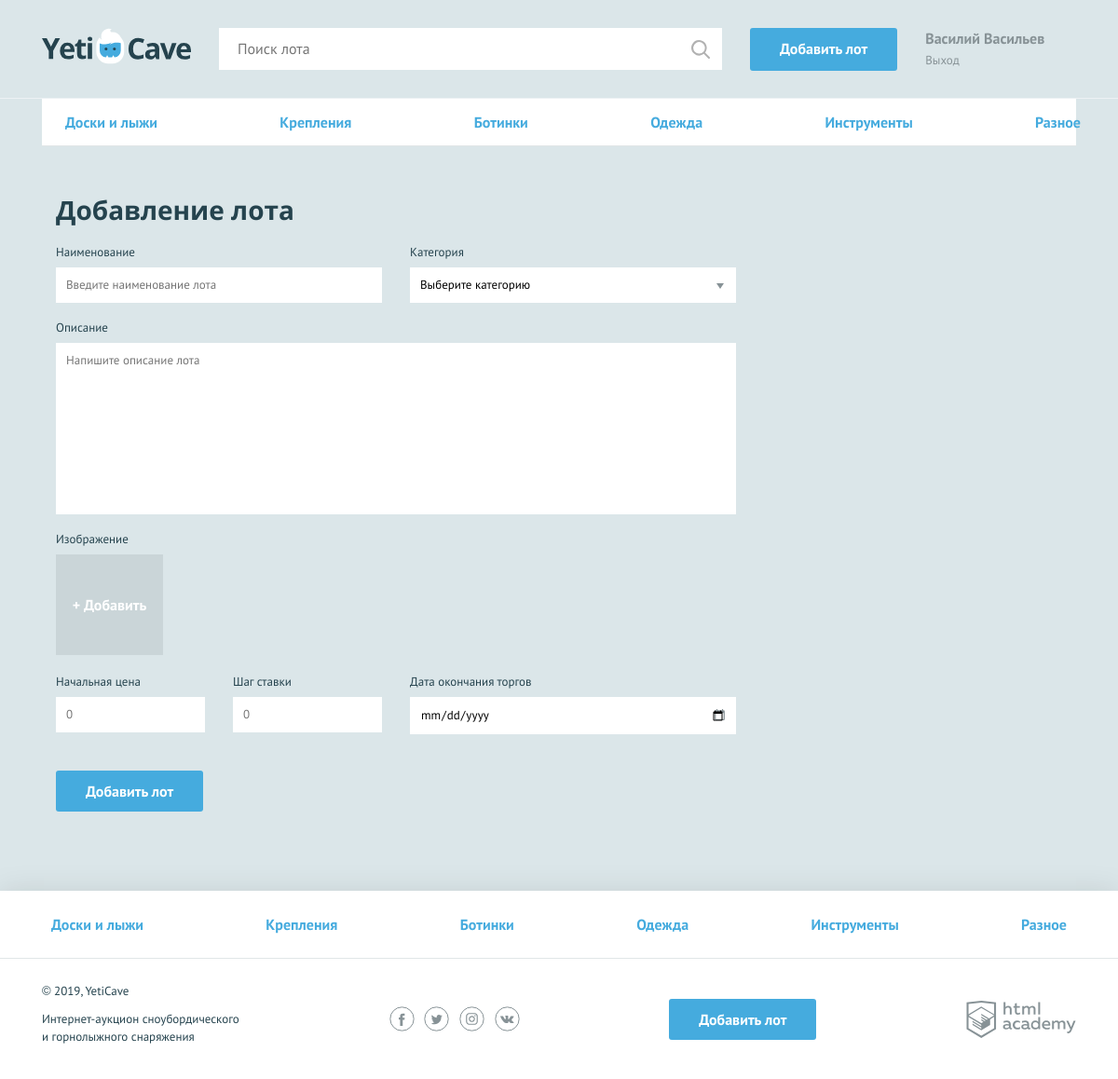
The page /add.php (signed in) on the database its author committed.
### tables this page shows
CREATE TABLE categories (
    id INT AUTO_INCREMENT PRIMARY KEY,
    name CHAR(128) NOT NULL
);

### functions.php (called while the page is built, shortened)
<?php
function include_template($name, $data) {
    $name = 'templates/' . $name;
    extract($data);
    require $name;
    $result = ob_get_clean();
    return $result;
}
function get_catagories($link) {
    $sql_categories = "SELECT * FROM categories";
    $result_categories = mysqli_query($link, $sql_categories);
    $categories_rows = mysqli_fetch_all($result_categories, MYSQLI_ASSOC);
    return $categories_rows;
}

### templates/add.php (the view, shortened to what this page needs)
<nav class="nav">
      <ul class="nav__list container">
      <?php foreach($categories_rows as $categories_item): ?>
            <li class="nav__item">
                <a href="pages/all-lots.html"><?=$categories_item['name']?></a>
            </li>
            <?php endforeach; ?>
      </ul>
    </nav>
    <?php $classname = count($errors) ? "form--invalid" : "";?>
    <form class="form form--add-lot container <?= $classname ;?>" action="../add.php" method="post"  enctype="multipart/form-data">
      <h2>Добавление лота</h2>
      <div class="form__container-two">
      <?php $classname_div = isset($errors['lot-name']) ? "form__item--invalid" : "";
          $value = isset($lot['lot-name']) ? $lot['lot-name'] : "";
       ?>
        <div class="form__item <?=$classname_div; ?>">
          <label for="lot-name">Наименование</label>
          <input id="lot-name" type="text" value="<?= $value ;?>" name="lot-name" placeholder="Введите наименование лота" >
        </div>
        <?php $classname_div = isset($errors['category']) ? "form__item--invalid" : "";
       ?>
        <div class="form__item <?=$classname_div; ?>">
          <label for="category">Категория</label>
          <select id="category" name="category" required>
            <option>Выберите категорию</option>
          </select>
        </div>
      </div>
      <?php $classname_div = isset($errors['message']) ? "form__item--invalid" : "";
          $value = isset($lot['message']) ? $lot['message'] : "";
       ?>
      <div class="form__item form__item--wide <?= $classname_div;?>">
        <label for="message">Описание</label>
        <textarea id="message" name="message" placeholder="Напишите описание лота" ><?= $value ;?></textarea>
      </div>
      <?php $classname_div = isset($errors['lot-photo']) ? "form__item--invalid" : "";
       ?>
      <div class="form__item form__item--file <?= $classname_div; ?>">
        <label>Изображение</label>
        <div class="form__input-file">
          <label for="photo2">
            <span>+ Добавить</span>
          </label>
        </div>
      </div>
      <div class="form__container-three">
      <?php $classname_div = isset($errors['lot-rate']) ? "form__item--invalid" : "";
          $value = isset($lot['lot-rate']) ? $lot['lot-rate'] : "";
       ?>
        <div class="form__item form__item--small <?= $classname_div;?>">
          <label for="lot-rate">Начальная цена</label>
          <input id="lot-rate" type="number" name="lot-rate" placeholder="0" value="<?= $value;?>" >
        </div>
        <?php $classname_div = isset($errors['lot-step']) ? "form__item--invalid" : "";
          $value = isset($lot['lot-step']) ? $lot['lot-step'] : "";
        ?>
        <div class="form__item form__item--small <?= $classname_div;?>">
          <label for="lot-step">Шаг ставки</label>
          <input id="lot-step" type="number" name="lot-step" placeholder="0" value="<?= $value;?>">
        </div>
        <?php $classname_div = isset($errors['lot-date']) ? "form__item--invalid" : "";
          $value = isset($lot['lot-date']) ? $lot['lot-date'] : "";
       ?>
        <div class="form__item <?= $classname_div;?>">
          <label for="lot-date">Дата окончания торгов</label>
          <input class="form__input-date" id="lot-date" type="date" name="lot-date" value="<?= $value;?>">
        </div>
      </div>
      <button type="submit" class="button">Добавить лот</button>
    </form>

### templates/layout.php (shortened to what this page needs)
<!DOCTYPE html>
<html lang="ru">
<head>
    <link href="css/normalize.min.css" rel="stylesheet">
    <link href="css/style.css" rel="stylesheet">
</head>
<body>
<div class="page-wrapper">
<header class="main-header">
    <div class="main-header__container container">
        <a href="index.php" class="main-header__logo">
            <img src="img/logo.svg" width="160" height="39" alt="Логотип компании YetiCave">
        </a>
        <form class="main-header__search" method="get" action="https://echo.htmlacademy.ru">
            <input type="search" name="search" placeholder="Поиск лота">
            <input class="main-header__search-btn" type="submit" name="find" value="Найти">
        </form>
        <a class="main-header__add-lot button" href="add.php">Добавить лот</a>
        <nav class="user-menu">
        <?php
        if($is_auth): ?>
          <div class='user-menu__logged'>
            <p><?=htmlspecialchars($is_auth['user_name'])?></p>
            <a href="logout.php">Выход</a>
            </div>
        <?php endif; ?>
        </nav>
    </div>
</header>
<main class="container">
<?= $content?>
</main>
</div>
<footer class="main-footer">
    <nav class="nav">
        <ul class="nav__list container">
            <?php foreach($categories_rows as $categories_item): ?>
            <li class="nav__item">
                <a href="pages/all-lots.html"><?=$categories_item['name']?></a>
            </li>
            <?php endforeach; ?>
        </ul>
    </nav>
    <div class="main-footer__bottom container">
        <div class="main-footer__copyright">
            <p>© 2019, YetiCave</p>
            <p>Интернет-аукцион сноубордического и горнолыжного снаряжения</p>
        </div>
        <div class="main-footer__social social">
            <a class="social__link social__link--facebook" href="#">
            </a>
            <a class="social__link social__link--twitter" href="#">
            </a>
            <a class="social__link social__link--instagram" href="#">
            </a>
            <a class="social__link social__link--vkontakte" href="#">
            </a>
        </div>
        <a class="main-footer__add-lot button" href="add.php">Добавить лот</a>
        <div class="main-footer__developed-by">
            <a class="logo-academy" href="https://htmlacademy.ru/intensive/php">
            </a>
        </div>
    </div>
</footer>
</body>
</html>

### rows shown on the page
categories: name "Доски и лыжи"
categories: name "Крепления"
categories: name "Ботинки"
categories: name "Одежда"
categories: name "Инструменты"
categories: name "Разное"

### other values the page prints
$is_auth['user_name'] "Василий Васильев"
